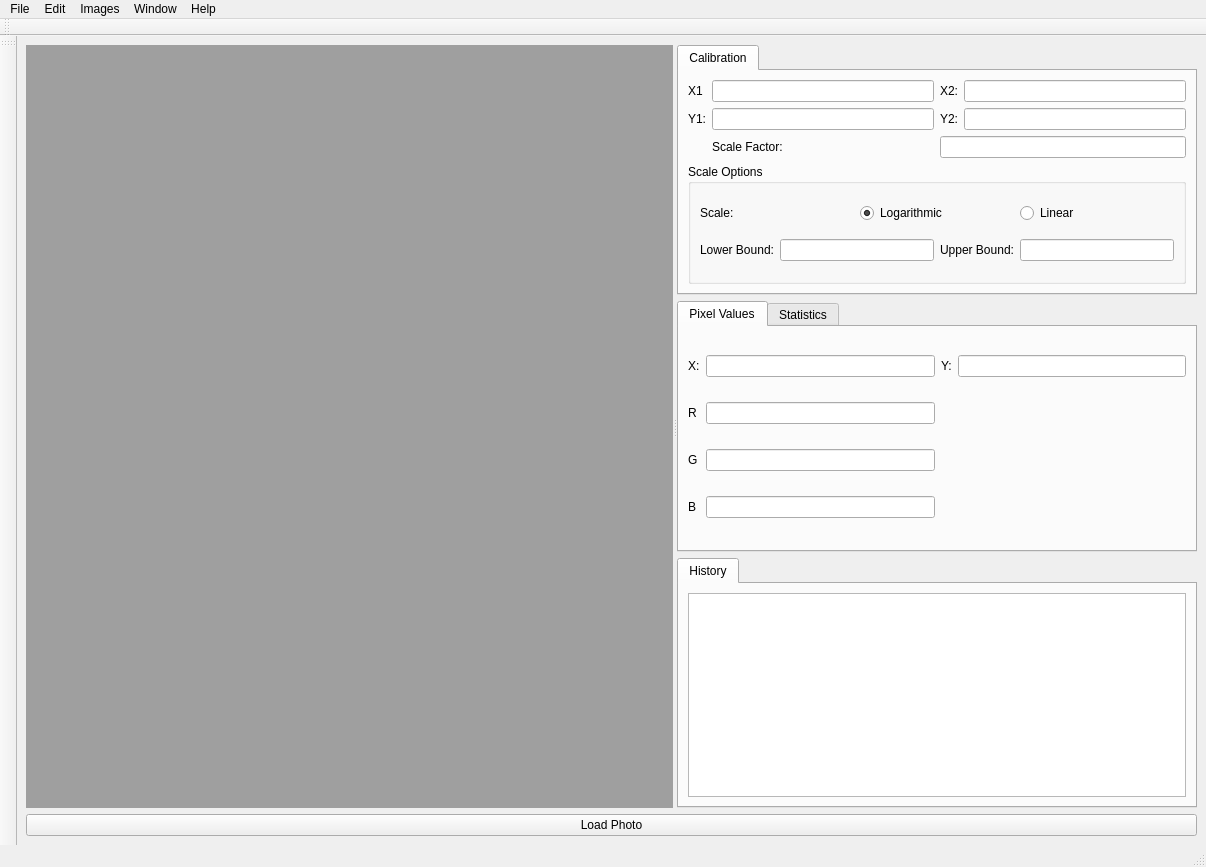
<?xml version="1.0" encoding="UTF-8"?>
<ui version="4.0">
 <class>MainWindow</class>
 <widget class="QMainWindow" name="MainWindow">
  <property name="geometry">
   <rect>
    <x>0</x>
    <y>0</y>
    <width>1206</width>
    <height>867</height>
   </rect>
  </property>
  <property name="windowTitle">
   <string>MainWindow</string>
  </property>
  <widget class="QWidget" name="centralwidget">
   <layout class="QGridLayout" name="gridLayout">
    <item row="1" column="0">
     <widget class="QPushButton" name="Button_LoadPhoto">
      <property name="text">
       <string>Load Photo</string>
      </property>
     </widget>
    </item>
    <item row="0" column="0">
     <widget class="QSplitter" name="splitter">
      <property name="orientation">
       <enum>Qt::Horizontal</enum>
      </property>
      <widget class="QMdiArea" name="mdiArea"/>
      <widget class="QWidget" name="verticalLayoutWidget">
       <layout class="QVBoxLayout" name="verticalLayout">
        <item>
         <widget class="QTabWidget" name="tabWidget_Calb">
          <property name="currentIndex">
           <number>0</number>
          </property>
          <widget class="QWidget" name="tab_calibration">
           <attribute name="title">
            <string>Calibration</string>
           </attribute>
           <layout class="QGridLayout" name="gridLayout_3">
            <item row="2" column="1">
             <widget class="QLabel" name="txt_Calibration_ScaleFactor">
              <property name="text">
               <string>Scale Factor:</string>
              </property>
             </widget>
            </item>
            <item row="0" column="1">
             <widget class="QLineEdit" name="UserInput_Calibration_X1"/>
            </item>
            <item row="2" column="2" colspan="2">
             <widget class="QLineEdit" name="UserInput_Calibration_ScaleFactor"/>
            </item>
            <item row="0" column="0">
             <widget class="QLabel" name="txt_Calibration_X1">
              <property name="text">
               <string>X1</string>
              </property>
             </widget>
            </item>
            <item row="1" column="0">
             <widget class="QLabel" name="txt_Calibration_Y1">
              <property name="text">
               <string>Y1:</string>
              </property>
             </widget>
            </item>
            <item row="1" column="3">
             <widget class="QLineEdit" name="UserInput_Calibration_Y2"/>
            </item>
            <item row="0" column="2">
             <widget class="QLabel" name="txt_Calibration_X2">
              <property name="text">
               <string>X2:</string>
              </property>
             </widget>
            </item>
            <item row="1" column="1">
             <widget class="QLineEdit" name="UserInput_Calibration_Y1"/>
            </item>
            <item row="0" column="3">
             <widget class="QLineEdit" name="UserInput_Calibration_X2"/>
            </item>
            <item row="1" column="2">
             <widget class="QLabel" name="txt_Calibration_Y2">
              <property name="text">
               <string>Y2:</string>
              </property>
             </widget>
            </item>
            <item row="6" column="0" colspan="4">
             <widget class="QGroupBox" name="groupBox">
              <property name="title">
               <string>Scale Options</string>
              </property>
              <layout class="QVBoxLayout" name="verticalLayout_2">
               <item>
                <layout class="QHBoxLayout" name="horizontalLayout">
                 <item>
                  <widget class="QLabel" name="txt_scale">
                   <property name="text">
                    <string>Scale:</string>
                   </property>
                  </widget>
                 </item>
                 <item>
                  <widget class="QRadioButton" name="radioButton_Log">
                   <property name="enabled">
                    <bool>true</bool>
                   </property>
                   <property name="text">
                    <string>Logarithmic</string>
                   </property>
                   <property name="checked">
                    <bool>true</bool>
                   </property>
                  </widget>
                 </item>
                 <item>
                  <widget class="QRadioButton" name="radioButton_Linear">
                   <property name="text">
                    <string>Linear</string>
                   </property>
                  </widget>
                 </item>
                </layout>
               </item>
               <item>
                <layout class="QHBoxLayout" name="horizontalLayout_2">
                 <item>
                  <widget class="QLabel" name="txt_LowerBound">
                   <property name="text">
                    <string>Lower Bound:</string>
                   </property>
                  </widget>
                 </item>
                 <item>
                  <widget class="QLineEdit" name="UserInput_LowerBound"/>
                 </item>
                 <item>
                  <widget class="QLabel" name="txt_UpperBound">
                   <property name="text">
                    <string>Upper Bound:</string>
                   </property>
                  </widget>
                 </item>
                 <item>
                  <widget class="QLineEdit" name="UserInput_UpperBound"/>
                 </item>
                </layout>
               </item>
              </layout>
             </widget>
            </item>
           </layout>
           <zorder>txt_Calibration_X1</zorder>
           <zorder>UserInput_Calibration_X1</zorder>
           <zorder>txt_Calibration_Y1</zorder>
           <zorder>UserInput_Calibration_Y1</zorder>
           <zorder>txt_Calibration_X2</zorder>
           <zorder>UserInput_Calibration_X2</zorder>
           <zorder>txt_Calibration_Y2</zorder>
           <zorder>UserInput_Calibration_Y2</zorder>
           <zorder>UserInput_Calibration_ScaleFactor</zorder>
           <zorder>txt_Calibration_ScaleFactor</zorder>
           <zorder>groupBox</zorder>
          </widget>
         </widget>
        </item>
        <item>
         <widget class="QTabWidget" name="tabWidget_2">
          <property name="currentIndex">
           <number>0</number>
          </property>
          <widget class="QWidget" name="tab_PValues">
           <attribute name="title">
            <string>Pixel Values</string>
           </attribute>
           <layout class="QGridLayout" name="gridLayout_2">
            <item row="2" column="0">
             <widget class="QLabel" name="txt_PixelValue_G">
              <property name="text">
               <string>G</string>
              </property>
             </widget>
            </item>
            <item row="1" column="0">
             <widget class="QLabel" name="txt_PixelValue_R">
              <property name="text">
               <string>R</string>
              </property>
             </widget>
            </item>
            <item row="1" column="1">
             <widget class="QLineEdit" name="UserInput_PixelValue_R"/>
            </item>
            <item row="0" column="1">
             <widget class="QLineEdit" name="UserInput_PixelValue_X"/>
            </item>
            <item row="0" column="3">
             <widget class="QLabel" name="txt_PixelValue_Y">
              <property name="text">
               <string>Y:</string>
              </property>
             </widget>
            </item>
            <item row="0" column="4">
             <widget class="QLineEdit" name="UserInput_PixelValue_Y"/>
            </item>
            <item row="0" column="0">
             <widget class="QLabel" name="txt_PixelValue_X">
              <property name="text">
               <string>X:</string>
              </property>
             </widget>
            </item>
            <item row="2" column="1">
             <widget class="QLineEdit" name="UserInput_PixelValue_G"/>
            </item>
            <item row="3" column="1">
             <widget class="QLineEdit" name="UserInput_PixelValue_B"/>
            </item>
            <item row="3" column="0">
             <widget class="QLabel" name="txt_PixelValue_B">
              <property name="text">
               <string>B</string>
              </property>
             </widget>
            </item>
           </layout>
          </widget>
          <widget class="QWidget" name="tab_Statistics">
           <attribute name="title">
            <string>Statistics</string>
           </attribute>
          </widget>
         </widget>
        </item>
        <item>
         <widget class="QTabWidget" name="tabWidget_3">
          <property name="currentIndex">
           <number>0</number>
          </property>
          <widget class="QWidget" name="tab_History">
           <attribute name="title">
            <string>History</string>
           </attribute>
           <layout class="QVBoxLayout" name="verticalLayout_3">
            <item>
             <widget class="QListWidget" name="History_List"/>
            </item>
           </layout>
          </widget>
         </widget>
        </item>
       </layout>
      </widget>
     </widget>
    </item>
   </layout>
  </widget>
  <widget class="QMenuBar" name="menubar">
   <property name="geometry">
    <rect>
     <x>0</x>
     <y>0</y>
     <width>1206</width>
     <height>21</height>
    </rect>
   </property>
   <widget class="QMenu" name="menuFile">
    <property name="title">
     <string>File</string>
    </property>
    <addaction name="actionOpen"/>
    <addaction name="actionSave"/>
    <addaction name="separator"/>
    <addaction name="actionExit"/>
   </widget>
   <widget class="QMenu" name="menuEdit">
    <property name="title">
     <string>Edit</string>
    </property>
   </widget>
   <widget class="QMenu" name="menuImages">
    <property name="title">
     <string>Images</string>
    </property>
    <addaction name="actionCalibrate"/>
   </widget>
   <widget class="QMenu" name="menuWindow">
    <property name="title">
     <string>Window</string>
    </property>
   </widget>
   <widget class="QMenu" name="menuHelp">
    <property name="title">
     <string>Help</string>
    </property>
    <addaction name="actionHelp"/>
    <addaction name="actionAbout"/>
   </widget>
   <addaction name="menuFile"/>
   <addaction name="menuEdit"/>
   <addaction name="menuImages"/>
   <addaction name="menuWindow"/>
   <addaction name="menuHelp"/>
  </widget>
  <widget class="QStatusBar" name="statusbar"/>
  <widget class="QToolBar" name="TopToolBar">
   <property name="windowTitle">
    <string>toolBar_2</string>
   </property>
   <attribute name="toolBarArea">
    <enum>TopToolBarArea</enum>
   </attribute>
   <attribute name="toolBarBreak">
    <bool>false</bool>
   </attribute>
  </widget>
  <widget class="QToolBar" name="LeftToolBar">
   <property name="windowTitle">
    <string>toolBar</string>
   </property>
   <attribute name="toolBarArea">
    <enum>LeftToolBarArea</enum>
   </attribute>
   <attribute name="toolBarBreak">
    <bool>false</bool>
   </attribute>
  </widget>
  <action name="actionNew">
   <property name="text">
    <string>New</string>
   </property>
  </action>
  <action name="actionOpen">
   <property name="text">
    <string>Open</string>
   </property>
  </action>
  <action name="actionSave">
   <property name="text">
    <string>Save</string>
   </property>
  </action>
  <action name="actionExit">
   <property name="text">
    <string>Exit</string>
   </property>
  </action>
  <action name="actionCalibrate">
   <property name="text">
    <string>Calibrate</string>
   </property>
  </action>
  <action name="actionHelp">
   <property name="text">
    <string>Help</string>
   </property>
  </action>
  <action name="actionAbout">
   <property name="text">
    <string>About</string>
   </property>
  </action>
 </widget>
 <resources/>
 <connections/>
</ui>
